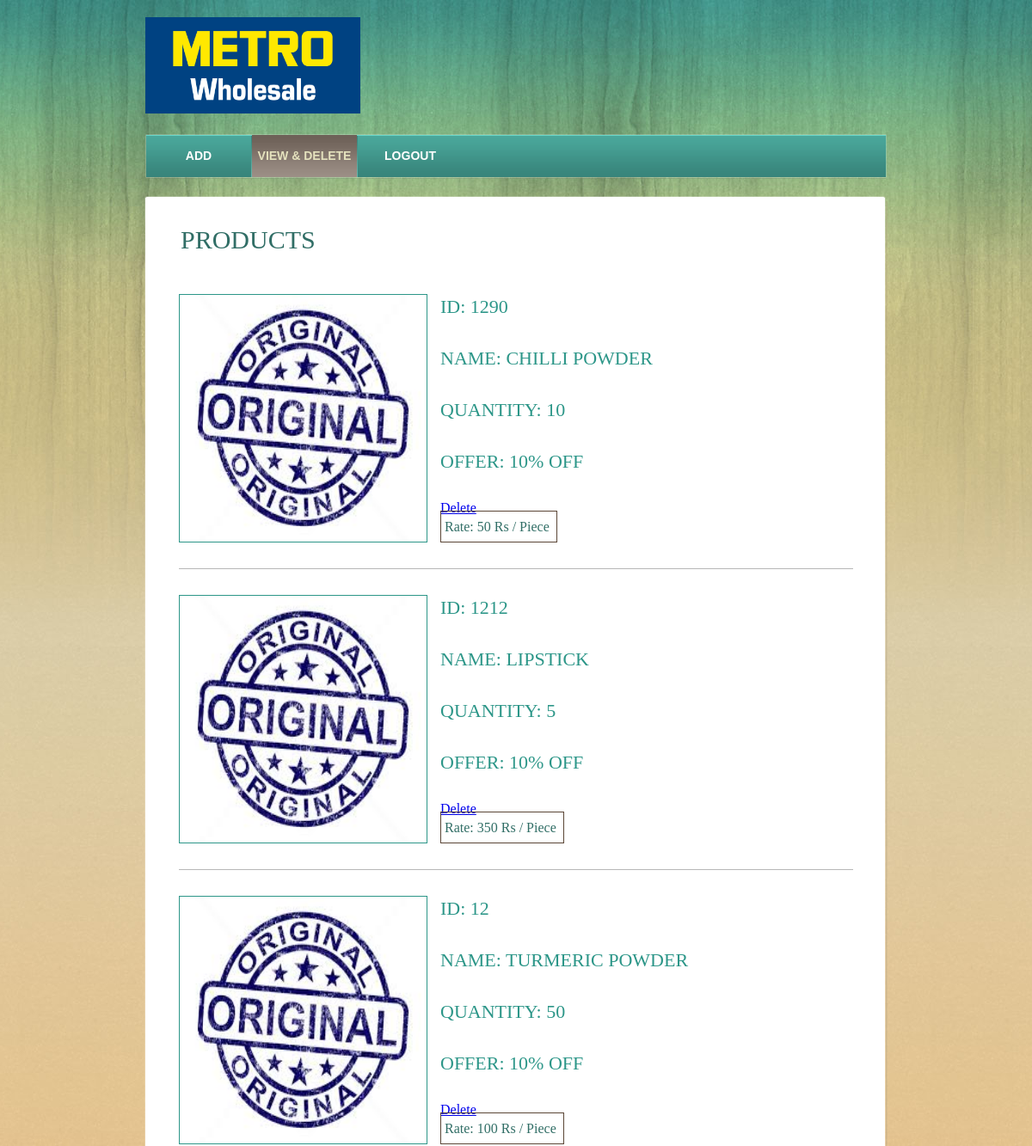
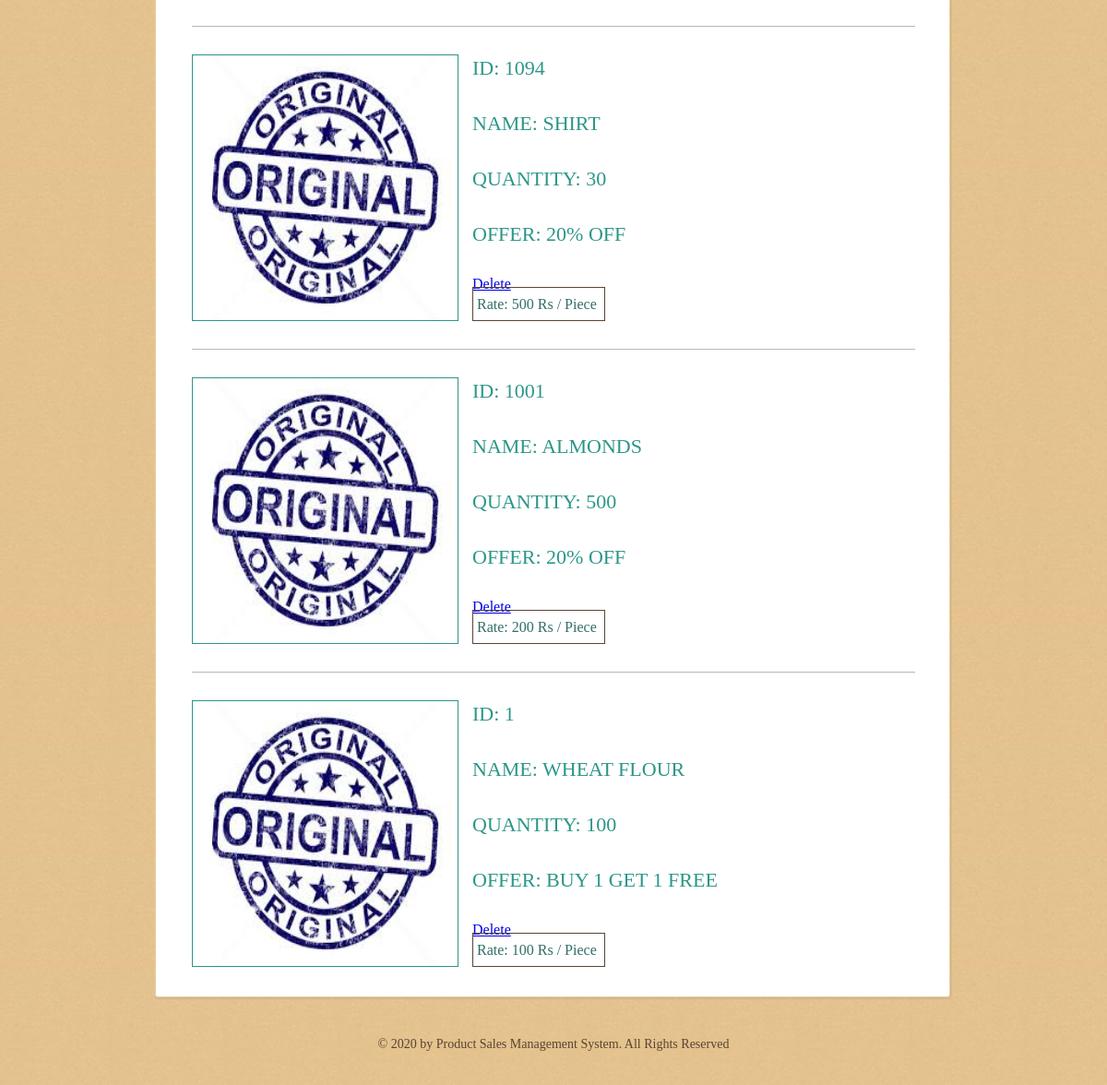
The app's page /product_view.php with its own data (2 pictures, top to bottom).
### tables this page shows
CREATE TABLE `products` (
  `pid` varchar(500) NOT NULL,
  `pname` varchar(500) NOT NULL,
  `pcost` varchar(500) NOT NULL,
  `pqty` varchar(500) NOT NULL,
  `poffer` varchar(200) NOT NULL,
  `pdept` varchar(500) NOT NULL
);

### product_view.php (the view, shortened to what this page needs)
<?php
require_once 'dbconfig.php';
?>
<!DOCTYPE html>
<html>
<head>
	<link rel="stylesheet" href="css/style.css" type="text/css">
</head>
<body>
	<div id="background">
		<div id="page">
			<div id="header">
				<div id="logo">
					<a href="index.html"><img src="images/metrologo.png" alt="LOGO" height="112" width="250"></a>
				</div>
				<div id="navigation">
					<ul>
						<li>
							<a href="product_add.php"> Add </a>
						</li>
						<li class="selected">
							<a href="product_view.php">View & delete</a>
						</li>
						<li>
							<a href="index.html">Logout</a>
						</li>
					</ul>
				</div>
			</div>
			<div id="contents">
				<div class="box">
					<div>
						<div class="body">
							<h1>Products</h1>
							<ul id="rooms">
							<?php
							$stmt = $DB_con->prepare('SELECT * FROM products ORDER BY pid DESC');
							$stmt->execute();
							if($stmt->rowCount() > 0) {
								while($row=$stmt->fetch(PDO::FETCH_ASSOC))		{
								extract($row);
							?>
								<li>
									<img src="images/originalproducts.png" alt="Img" height="287" width="287">
									<h2><a href="#"> ID:  <?php echo $row['pid']; ?></a></h2>
									<h2><a href="#"> Name:  <?php echo $row['pname']; ?></a></h2>
									<h2><a href="#">Quantity: <?php echo $row['pqty'];?></a></h2>
									<h2><a href="#">Offer: <?php echo $row['poffer'];?></a></h2>
									<span class="rate" style="width:auto;"> &nbsp;Rate: <?php echo $row['pcost']; ?> Rs / Piece &nbsp;</span>
									<a href="?delete_id=<?php echo $row['pid']; ?>" title="click for deleting this product" onclick="return confirm('sure to delete ?')"> Delete</a>
								</li>
							<?php } } ?>
							</ul>
						</div>
					</div>
				</div>
			</div>
		</div>
		<div id="footer">
			<p>
				© 2020 by Product Sales Management System. All Rights Reserved
			</p>
		</div>
	</div>
</body>
</html>

### css/style.css (style rules this page uses)
body { background: #ffb744 url(../images/bg-body.jpg) repeat left bottom; font-family: "Times New Roman", Times, serif; margin: 0; }
#background { background: url(../images/bg-pattern.jpg) repeat-x center top; min-height: 1318px; }
#page { width: 960px; margin: 0 auto; }
img { border: 0; }
#navigation li, #navigation li a:hover, #navigation li.selected a { background-image: url(../images/bg-menu.png); background-repeat: repeat-x; }
#contents div.box, #contents div.box > div, #contents div.body { background-image: url(../images/content-box.png); background-repeat: no-repeat; }
#header { margin-bottom: 20px; padding-top: 20px; }
#logo { float: left; margin-bottom: 20px; margin-left: 49px; }
#navigation { background: url(../images/bg-navigation.png) no-repeat; clear: both; height: 50px; width: 860px; margin: 0 auto; padding: 1px; }
#navigation ul { display: inline-block; width: 860px; list-style: none; margin: 0; padding: 0; }
#navigation li { float: left; background-position: 0 -118px; background-repeat: no-repeat; height: 49px; width: 122px; margin: 0; padding-left: 1px; text-align: center; }
#navigation li:first-child { background: none; margin-left: 0; padding-left: 0; }
#navigation li a { color: #fff; display: block; font: bold 14px/48px Arial, Helvetica, sans-serif; height: 49px; text-decoration: none; text-transform: uppercase; }
#navigation li.selected a { background-position: 0 0; color: #e4e1bd; }
#contents { display: inline-block; width: 865px; padding: 0 47px; }
#contents h1 { color: #316e66; font: 26px/30px "Times New Roman", Times, serif; margin: 18px 0 20px; padding-left: 2px; text-transform: uppercase; }
#contents div.body h1, #contents h2 { color: #316e66; font: 30px/30px "Times New Roman", Times, serif; margin: 0 0 18px; text-transform: uppercase; }
#contents h2 { font-size: 22px; margin: 0 0 30px; }
#contents h2 a { color: #2c9688; text-decoration: none; }
#contents div.box { background-position: left bottom; margin-bottom: 20px; margin-left: 1px; padding: 0 0 6px; }
#contents div.box > div { background-position: -1745px top; padding: 6px 0 0; }
#contents div.body { background-position: -871px top; background-repeat: repeat-y; min-height: 980px; padding: 30px 40px 0; }
#rooms, #foods, #sites { list-style: none; margin: 0; padding: 0; }
#rooms li, #foods li, #sites li { display: inline-block; width: 784px; border-top: 1px solid #b7b7b7; padding: 30px 0; position: relative; }
#rooms li:first-child, #foods li:first-child, #sites li:first-child { border-top: 0; }
#rooms li img { float: left; border: 1px solid #2c9688; margin-right: 15px; }
#rooms .rate { color: #316e66; display: inline-block; font: 16px/35px "Times New Roman", Times, serif; height: 35px; width: 138px; border: 1px solid #5a4535; text-align: center; position: absolute; bottom: 30px; }
#footer { color: #594334; font-size: 14px; line-height: 48px; margin: -38px 0 20px; padding-top: 42px; text-transform: uppercase; }
#footer p { margin: 0; text-align: center; text-transform: none; }

### records on screen
products: pid "1290", pname "CHILLI POWDER", pqty "10", poffer "10% OFF", pcost "50"
products: pid "1212", pname "LIPSTICK", pqty "5", poffer "10% OFF", pcost "350"
products: pid "12", pname "TURMERIC POWDER", pqty "50", poffer "10% OFF", pcost "100"
products: pid "1094", pname "SHIRT", pqty "30", poffer "20% OFF", pcost "500"
products: pid "1001", pname "ALMONDS", pqty "500", poffer "20% OFF", pcost "200"
products: pid "1", pname "WHEAT FLOUR", pqty "100", poffer "BUY 1 GET 1 FREE", pcost "100"
